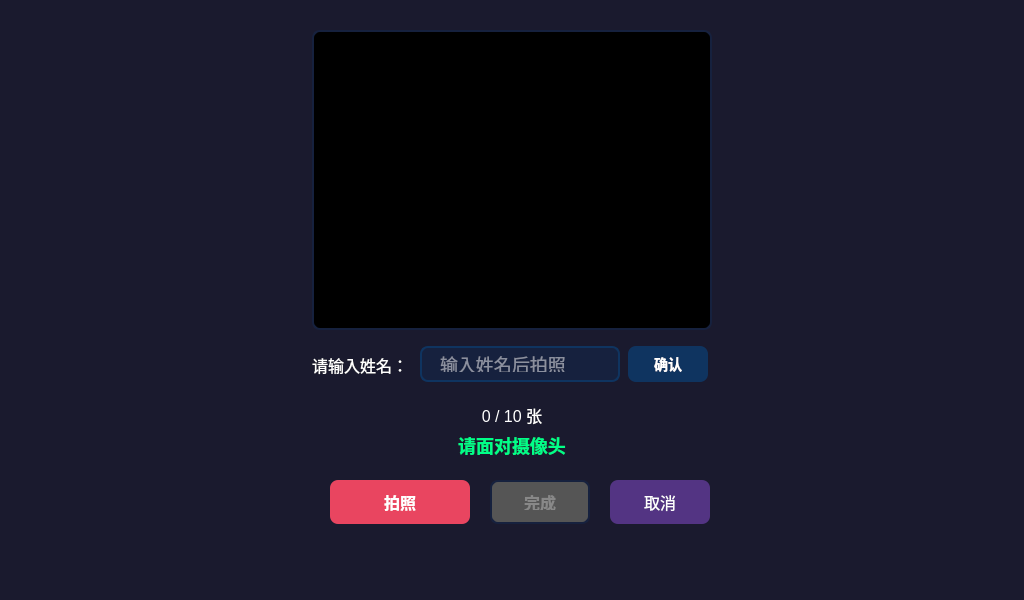
<?xml version="1.0" encoding="UTF-8"?>
<ui version="4.0">
 <class>FaceRegisterDialog</class>
 <widget class="QDialog" name="FaceRegisterDialog">
  <property name="geometry">
   <rect>
    <x>0</x>
    <y>0</y>
    <width>1024</width>
    <height>600</height>
   </rect>
  </property>
  <property name="windowTitle">
   <string>人脸注册</string>
  </property>
  <property name="styleSheet">
   <string notr="true">
QDialog#FaceRegisterDialog {
    background-color: #1a1a2e;
}
QFrame#cameraFrame {
    background-color: #000000;
    border: 2px solid #16213e;
    border-radius: 8px;
}
QLabel#label {
    color: #ffffff;
    font-size: 16px;
    background: transparent;
}
QLabel#statusLabel {
    color: #00ff88;
    font-size: 18px;
    font-weight: bold;
    background: transparent;
}
QLabel#progressLabel {
    color: #ffffff;
    font-size: 16px;
    background: transparent;
}
QLineEdit#nameEdit {
    background: #16213e;
    color: #ffffff;
    font-size: 18px;
    border: 2px solid #0f3460;
    border-radius: 8px;
    padding: 8px 16px;
}
QPushButton#captureBt {
    background: #e94560;
    color: #ffffff;
    font-size: 16px;
    font-weight: bold;
    border: none;
    border-radius: 8px;
    padding: 12px 24px;
}
QPushButton#captureBt:hover {
    background: #ff6b6b;
}
QPushButton#captureBt:disabled {
    background: #555555;
    color: #888888;
}
QPushButton#doneBt {
    background: #0f3460;
    color: #ffffff;
    font-size: 16px;
    font-weight: bold;
    border: 2px solid #16213e;
    border-radius: 8px;
    padding: 12px 24px;
}
QPushButton#doneBt:disabled {
    background: #555555;
    color: #888888;
}
QPushButton#cancelBt {
    background: #533483;
    color: #ffffff;
    font-size: 16px;
    border-radius: 8px;
    padding: 12px 24px;
}
QPushButton#confirmBt {
    background: #0f3460;
    color: #ffffff;
    font-size: 14px;
    font-weight: bold;
    border: none;
    border-radius: 8px;
    padding: 8px 16px;
}
QPushButton#confirmBt:hover {
    background: #16213e;
}
QPushButton#confirmBt:disabled {
    background: #555555;
    color: #888888;
}
   </string>
  </property>
  <widget class="QFrame" name="cameraFrame" native="true">
   <property name="geometry">
    <rect>
     <x>312</x>
     <y>30</y>
     <width>400</width>
     <height>300</height>
    </rect>
   </property>
   <widget class="QLabel" name="cameraLabel">
    <property name="geometry">
     <rect>
      <x>0</x>
      <y>0</y>
      <width>400</width>
      <height>300</height>
     </rect>
    </property>
    <property name="text">
     <string/>
    </property>
    <property name="scaledContents">
     <bool>true</bool>
    </property>
    <property name="alignment">
     <set>Qt::AlignCenter</set>
    </property>
   </widget>
  </widget>
  <widget class="QLabel" name="label">
   <property name="geometry">
    <rect>
     <x>312</x>
     <y>350</y>
     <width>100</width>
     <height>30</height>
    </rect>
   </property>
   <property name="text">
    <string>请输入姓名：</string>
   </property>
  </widget>
  <widget class="QLineEdit" name="nameEdit">
   <property name="geometry">
    <rect>
     <x>420</x>
     <y>346</y>
     <width>200</width>
     <height>36</height>
    </rect>
   </property>
   <property name="placeholderText">
    <string>输入姓名后拍照</string>
   </property>
  </widget>
  <widget class="QPushButton" name="confirmBt">
   <property name="geometry">
    <rect>
     <x>628</x>
     <y>346</y>
     <width>80</width>
     <height>36</height>
    </rect>
   </property>
   <property name="text">
    <string>确认</string>
   </property>
  </widget>
  <widget class="QLabel" name="progressLabel">
   <property name="geometry">
    <rect>
     <x>312</x>
     <y>400</y>
     <width>400</width>
     <height>30</height>
    </rect>
   </property>
   <property name="text">
    <string>0 / 10 张</string>
   </property>
   <property name="alignment">
    <set>Qt::AlignCenter</set>
   </property>
  </widget>
  <widget class="QLabel" name="statusLabel">
   <property name="geometry">
    <rect>
     <x>312</x>
     <y>430</y>
     <width>400</width>
     <height>30</height>
    </rect>
   </property>
   <property name="text">
    <string>请面对摄像头</string>
   </property>
   <property name="alignment">
    <set>Qt::AlignCenter</set>
   </property>
  </widget>
  <widget class="QPushButton" name="captureBt">
   <property name="geometry">
    <rect>
     <x>330</x>
     <y>480</y>
     <width>140</width>
     <height>44</height>
    </rect>
   </property>
   <property name="text">
    <string>拍照</string>
   </property>
  </widget>
  <widget class="QPushButton" name="doneBt">
   <property name="geometry">
    <rect>
     <x>490</x>
     <y>480</y>
     <width>100</width>
     <height>44</height>
    </rect>
   </property>
   <property name="enabled">
    <bool>false</bool>
   </property>
   <property name="text">
    <string>完成</string>
   </property>
  </widget>
  <widget class="QPushButton" name="cancelBt">
   <property name="geometry">
     <rect>
      <x>610</x>
      <y>480</y>
      <width>100</width>
      <height>44</height>
     </rect>
    </property>
    <property name="text">
     <string>取消</string>
    </property>
   </widget>
 </widget>
 <resources/>
 <connections/>
</ui>
